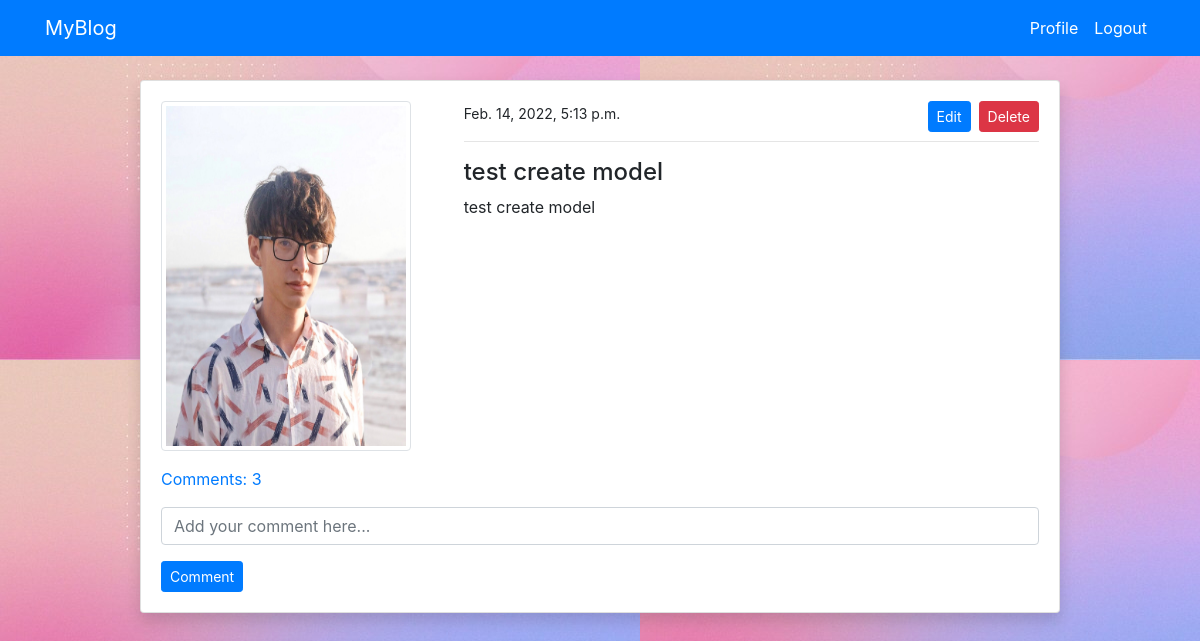
The page /post_detail/4/ (signed in) on the database its author committed.
### blog/models.py (models this page shows, shortened)
class PostModel(models.Model):
    title = models.CharField(max_length=100)
    content = models.TextField()
    author = models.ForeignKey(User, on_delete=models.CASCADE)
    date_created = models.DateTimeField(auto_now_add=True)
    class Meta:
        ordering = ('-date_created',)
    def comment_count(self):
        return self.comment_set.all().count()
    def comments(self):
        return self.comment_set.all()

### users/models.py (models this page shows, shortened)
class ProfileModel(models.Model):
    user = models.OneToOneField(User, on_delete=models.CASCADE)
    image = models.ImageField(default='default.png', upload_to='profile',
    validators=[FileExtensionValidator(['png','jpg'])])

### blog/views.py (the view)
# urls.py: path('post_detail/<int:pk>/', views.post_detail, name='blog-post-detail'),
@login_required
def post_detail(request, pk):
    post = PostModel.objects.get(id=pk)
    if request.method == "POST":
        c_form = CommentForm(request.POST)
        if c_form.is_valid():
            instance = c_form.save(commit=False)
            instance.user = request.user
            instance.post = post
            instance.save()
            return redirect('blog-post-detail', pk=post.id)
    else:
        c_form = CommentForm()
    context = {
        'post': post,
        'c_form': c_form,
    }
    return render(request, 'blog/post_detail.html', context)

### blog/forms.py
class CommentForm(forms.ModelForm):
    content = forms.CharField(label='', widget=forms.TextInput(attrs={'placeholder': 'Add your comment here...'}))
    class Meta:
        model = Comment
        fields = ('content',)

### templates/blog/post_detail.html (shortened to what this page needs)
{% extends 'partials/base.html' %}
{% load crispy_forms_tags %}
{% block content %}
<div class="container">
    <div class="row mt-5 pt-3">
        <div class="col-md-10 offset-md-1">
            <div class="card my-3 shadow">
                <div class="card-body">
                    <div class="row">
                        <div class="col-md-4">
                            <img style="height:350px; width:250px" class="img-thumbnail" src="{{ post.author.profilemodel.image.url }}" alt="profile-img">
                        </div>
                        <div class="col-md-8">
                            <small>{{ post.date_created }}</small>
                            {% if post.author == request.user %}
                            <span><a class="btn btn-danger float-right btn-sm" href="{% url 'blog-post-delete' post.id %}">Delete</a></span>
                            <span><a class="btn btn-primary mx-2 float-right btn-sm" href="{% url 'blog-post-edit' post.id %}">Edit</a></span>
                            {% endif %}
                            <hr>
                            <h4>{{ post.title }}</h4>
                            <p>{{ post.content }}</p>
                        </div>
                    </div>
                    <p class="mt-3">
                        <a class="" data-toggle="collapse" href="#collapseExample" role="button" aria-expanded="false" aria-controls="collapseExample">
                            Comments: {{ post.comment_count }}
                        </a>
                    </p>
                    <form method="POST">
                        {{ c_form|crispy }}
                        <input class="btn btn-primary btn-sm" type="submit" value="Comment">
                    </form>
                </div>
            </div>
        </div>
    </div>
</div>
{% endblock %}

### staticfiles/style.css (style rules this page uses)
body { background: url('/media/background.jpg') !important; background-position: center; background-size: cover; }

### rows shown on the page
PostModel: author.profilemodel.image (picture), date_created "Feb. 14, 2022, 5:13 p.m.", title "test create model", content "test create model", comment_count "3"
